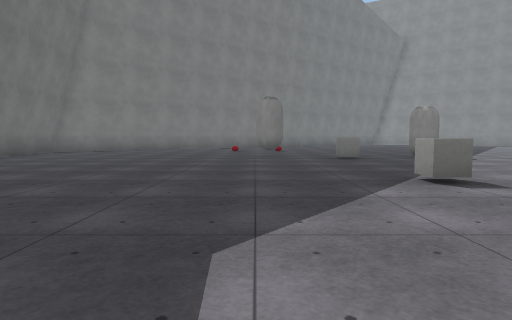
[1] (above)

21 first-person views from a walk through a Unity game level. The camera is 1.2 m above the floor, tilts 4° down and sees 75° across. The floor is counted in squares, 2 m on a side. Each view is taken from the middle of a square. On the plan, view 1 faces up. The plan holds only what a view shows up to about 10 squares ahead; the rest is blank. The place goes on beyond the plan. Surface patterns are stand-ins for the level's own textures.

[2]
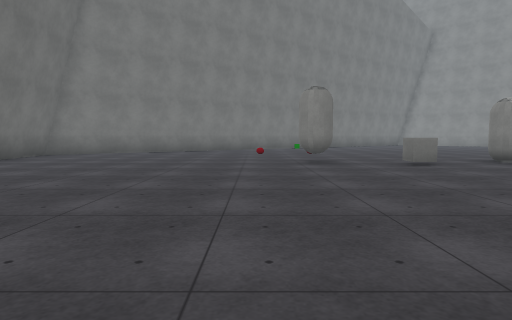

[3]
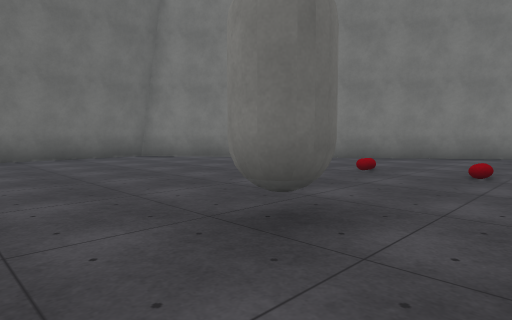

[4]
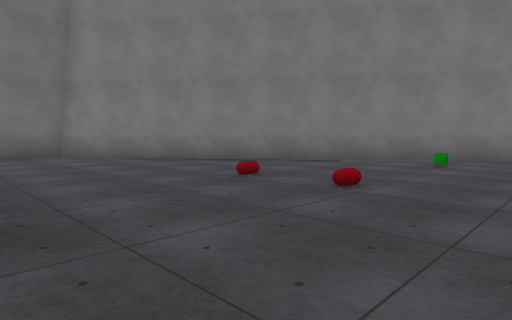

[5]
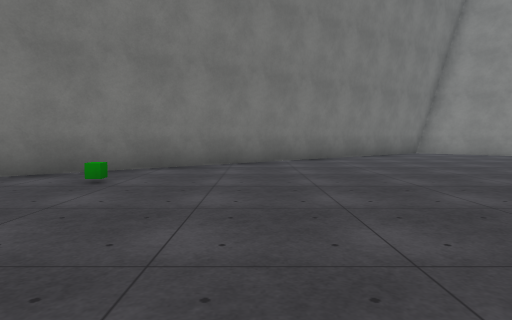

[6]
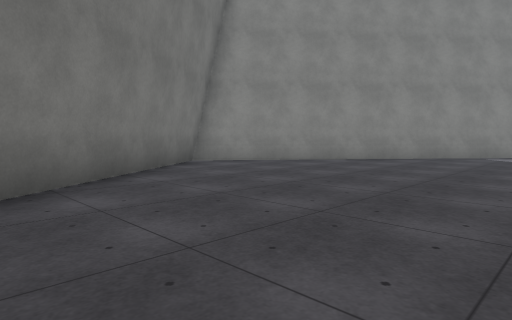

[7]
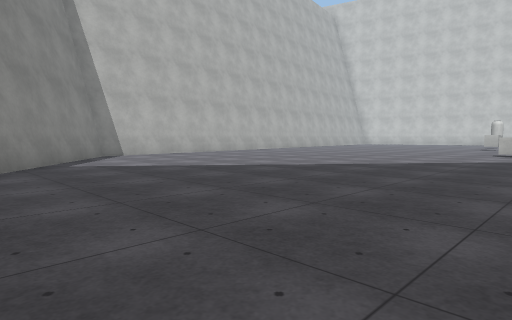

[8]
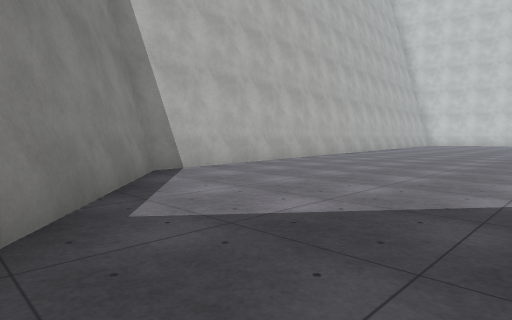

[9]
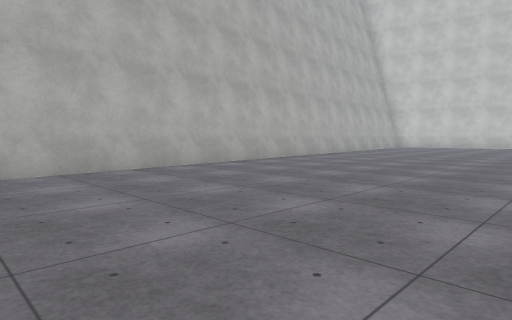

[10]
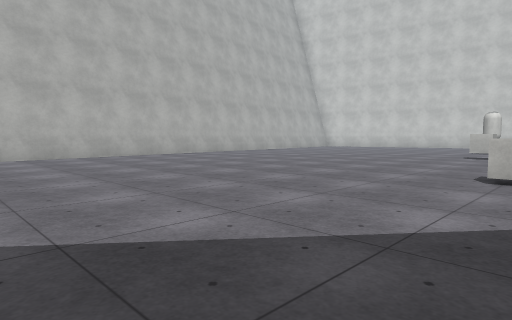

[11]
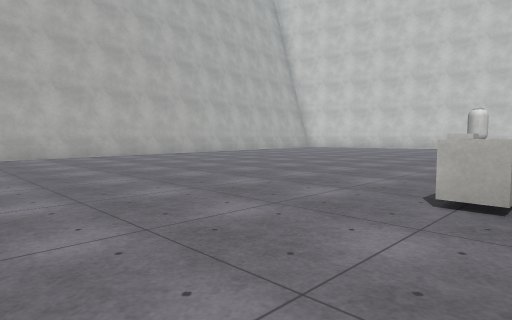

[12]
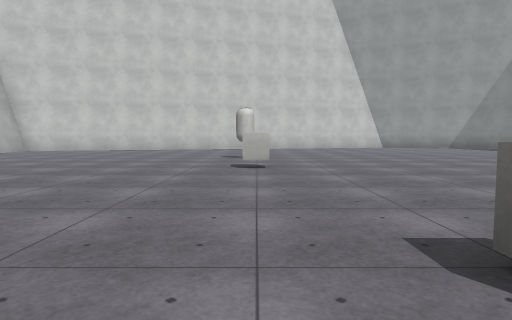

[13]
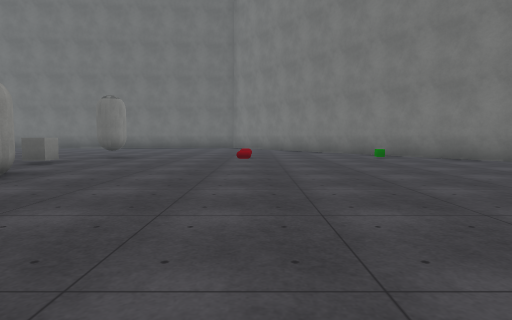

[14]
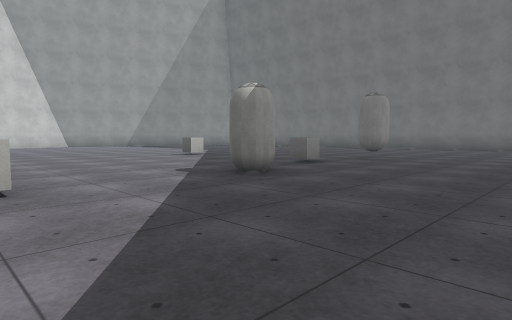

[15]
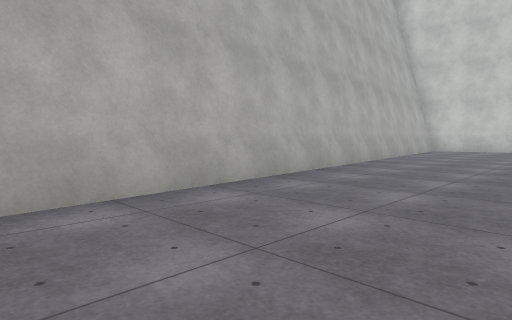

[16]
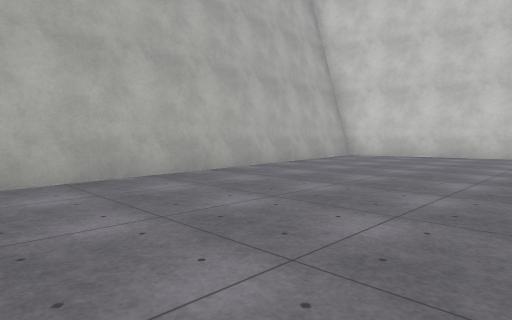

[17]
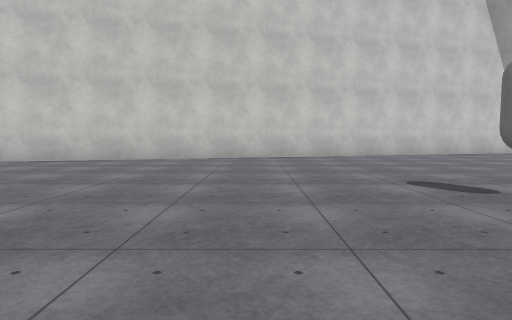

[18]
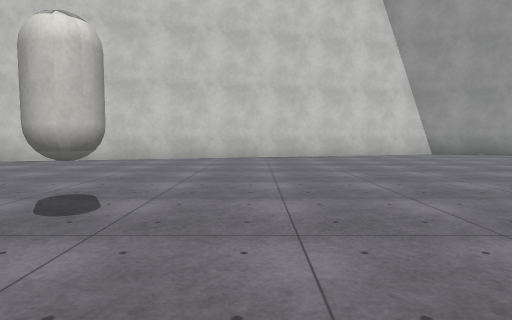

[19]
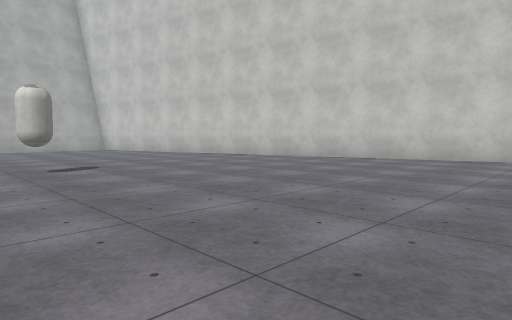

[20]
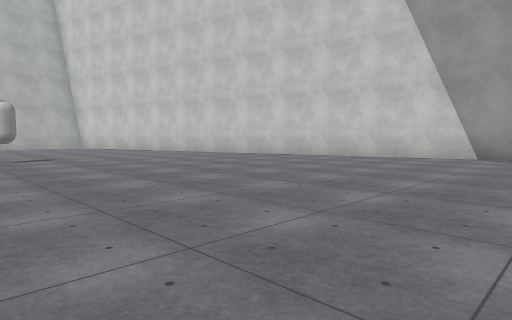

[21]
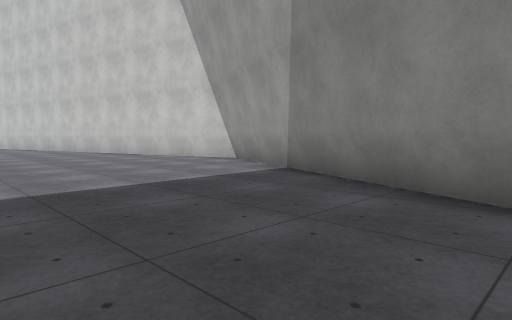

### Floor plan
Points are (right, up) in squares from view 1. A wall is a line through its corners. A room is listed if a view was taken in it or the views show most of it. See-through windows are left out.
Room 1 (views 1, 2, 3, 4, 5, 6, 7, 8, 9, 10, 11, 12, 13, 14, 15, 16, 17, 18, 19, 20, 21)
walls: (-3.7, -4.3) (3.2, -7.2) (19.2, -3); (19.5, -1.7) (17.6, 18.2) (8.9, 25.1) (-7.7, 12.8) (-7.3, 9.1)
objects: red capsule (-1, 14); capsule (0, 10); red capsule (1, 14); green cube (1, 17); cube (3, 5); cube (3, 9); capsule (5, 10); cube (9, 10); capsule (10, 2); cube (10, 5)

Where each view was taken, in squares from view 1:
view 1: 0 up, 0 right, facing up
view 2: 2 up, 1 left, facing up
view 3: 8 up, 2 right, facing up-left
view 4: 10 up, 3 right, facing up-left
view 5: 13 up, 3 right, facing up
view 6: 18 up, 4 right, facing up-right
view 7: 22 up, 7 right, facing down-right
view 8: 21 up, 12 right, facing down-right
view 9: 16 up, 12 right, facing down-right
view 10: 15 up, 8 right, facing down-right
view 11: 13 up, 8 right, facing down-right
view 12: 11 up, 10 right, facing down
view 13: 14 up, 10 right, facing left
view 14: 14 up, 9 right, facing down-left
view 15: 12 up, 15 right, facing down-right
view 16: 7 up, 14 right, facing down-right
view 17: 5 up, 13 right, facing down
view 18: 4 up, 9 right, facing down
view 19: 3 up, 4 right, facing down-right
view 20: 3 up, 1 right, facing down-right
view 21: 1 down, 4 left, facing down-right
